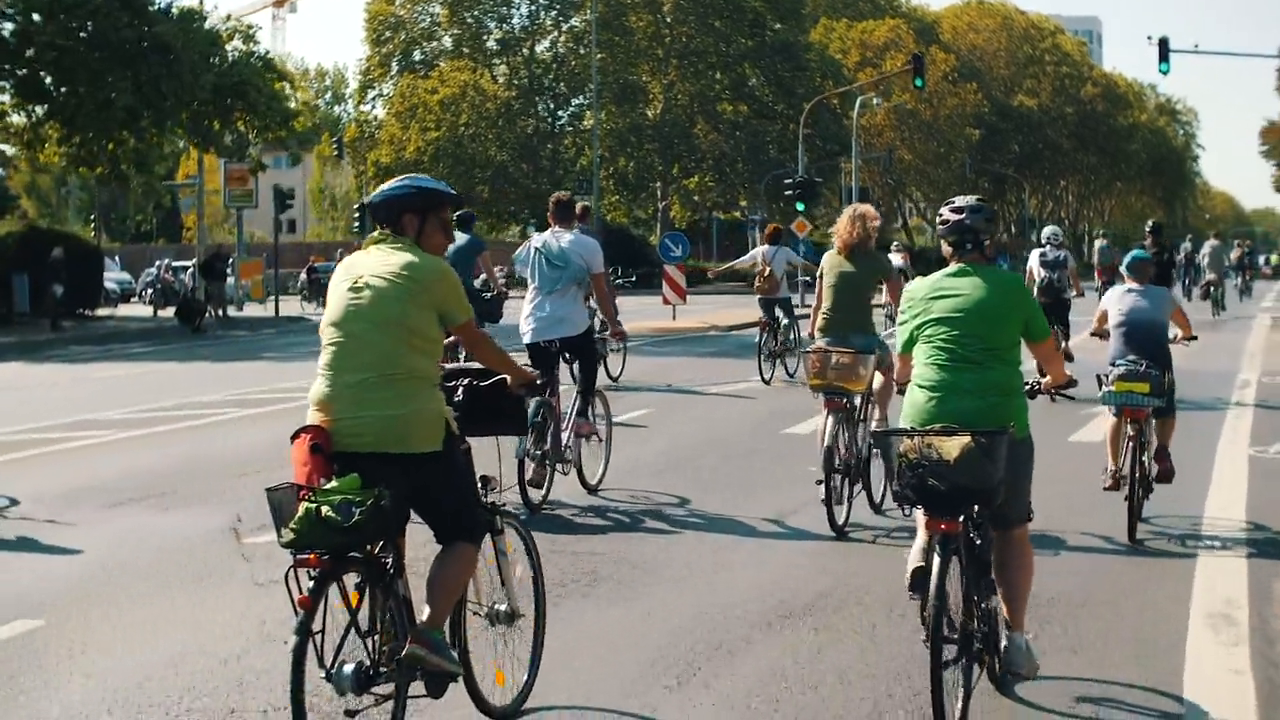
#> input picture frame 45 of OT_ByteTrack + YOLOv8/street2.mp4, 1280 x 720 px
$ python main.py
#> lines starting #> are read from the running program, lines starting #| are printed output that depends on the picture; after the words box and inside, x2 and y2 are one past the last pixel; in counts of white or black regions, pixels touching at a corner belong together
### OT_SIMPLEALGO_OPENCV+ EUCLIDEAN DIST (CENTER)/tracker.py
import math


class EuclideanDistTracker:
    def __init__(self):
        # Store the center positions of the objects
        self.center_points = {}
        # Keep the count of the IDs
        # each time a new object id detected, the count will increase by one
        self.id_count = 0


    def update(self, objects_rect):
        # Objects boxes and ids
        objects_bbs_ids = []

        # Get center point of new object
        for rect in objects_rect:
            x, y, w, h = rect
            cx = (x + x + w) // 2
            cy = (y + y + h) // 2

            # Find out if that object was detected already
            same_object_detected = False
            for id, pt in self.center_points.items():
                dist = math.hypot(cx - pt[0], cy - pt[1])

                if dist < 25:
                    self.center_points[id] = (cx, cy)
                    print(self.center_points)
                    objects_bbs_ids.append([x, y, w, h, id])
                    same_object_detected = True
                    break

            # New object is detected we assign the ID to that object
            if same_object_detected is False:
                self.center_points[self.id_count] = (cx, cy)
                objects_bbs_ids.append([x, y, w, h, self.id_count])
                self.id_count += 1

        # Clean the dictionary by center points to remove IDS not used anymore
        new_center_points = {}
        for obj_bb_id in objects_bbs_ids:
            _, _, _, _, object_id = obj_bb_id
            center = self.center_points[object_id]
            new_center_points[object_id] = center

        # Update dictionary with IDs not used removed
        self.center_points = new_center_points.copy()
        return objects_bbs_ids

### OT_SIMPLEALGO_OPENCV+ EUCLIDEAN DIST (CENTER)/main.py
import cv2
import os
from tracker import *

# Create tracker object
tracker = EuclideanDistTracker()

cap = cv2.VideoCapture("street2.mp4")

# Object detection from Stable camera
object_detector = cv2.createBackgroundSubtractorMOG2(history=100, varThreshold=40)

# Create output directory if it doesn't exist
output_dir = "run"
if not os.path.exists(output_dir):
    os.makedirs(output_dir)

# Define the codec and create VideoWriter object for .mp4 output
fourcc = cv2.VideoWriter_fourcc(*'mp4v')  # Alternatively, try 'X264' if 'mp4v' doesn't work
out = cv2.VideoWriter(os.path.join(output_dir, 'output.mp4'), fourcc, 30.0, (1280, 720))  # Adjust frame size as needed

while True:
    ret, frame = cap.read()
#> frame is the input picture: shape (720, 1280, 3); mean B, G, R 101.7, 112.8, 110.6
    if not ret:
        print("Failed to grab frame")
        break

    height, width, _ = frame.shape
#> height = 720; width = 1280

    # Extract Region of interest
    roi = frame[0:720, 0:1280]

    # 1. Object Detection
    mask = object_detector.apply(roi)
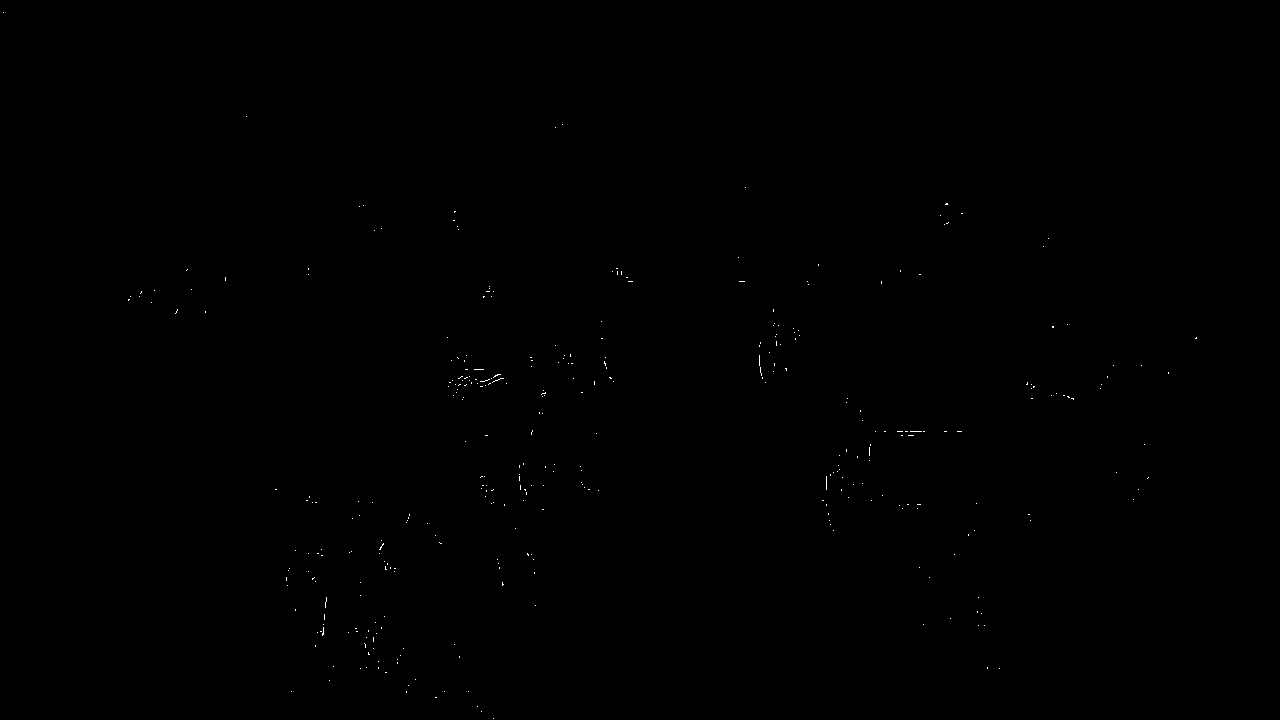
#> mask: shape (720, 1280); values 127 (black) and 255 (white), 0.08% white in thin lines or dots
    _, mask = cv2.threshold(mask, 254, 255, cv2.THRESH_BINARY)
#> mask: shape (720, 1280); 0.08% white in thin lines or dots
    contours, _ = cv2.findContours(mask, cv2.RETR_TREE, cv2.CHAIN_APPROX_SIMPLE)
#> contours = 352 contours, all with area under 20
    detections = []
    for cnt in contours:
        # Calculate area and remove small elements
        area = cv2.contourArea(cnt)
        if area > 100:
            x, y, w, h = cv2.boundingRect(cnt)
            detections.append([x, y, w, h])
#> this loop made 352 passes
#> (cnt, area) on passes 1 to 3: ([[493, 718]], 0), ([[481, 711]], 0), ([[477, 706]], 0)
#> after the loop, detections = []

    # 2. Object Tracking
    boxes_ids = tracker.update(detections)
#> after the loop in update, `for rect in objects_rect:`: self.center_points = 0 items; self.id_count = 0
#> after the loop in update, `for obj_bb_id in objects_bbs_ids:`: new_center_points = 0 items
#> boxes_ids = []
    for box_id in boxes_ids:
        x, y, w, h, id = box_id
        cv2.putText(roi, str(id), (x, y - 15), cv2.FONT_HERSHEY_PLAIN, 2, (255, 0, 0), 2)
        cv2.rectangle(roi, (x, y), (x + w, y + h), (0, 255, 0), 3)
#> this loop made 0 passes

    # Write the frame into the file 'output.mp4'
    out.write(roi)

    cv2.imshow("roi", roi)
    cv2.imshow("Frame", frame)
    cv2.imshow("Mask", mask)

    key = cv2.waitKey(30)
#> (key Esc is pressed here)
    if key == 27:
        break

cap.release()
out.release()
cv2.destroyAllWindows()

$ run again, starting later in the video
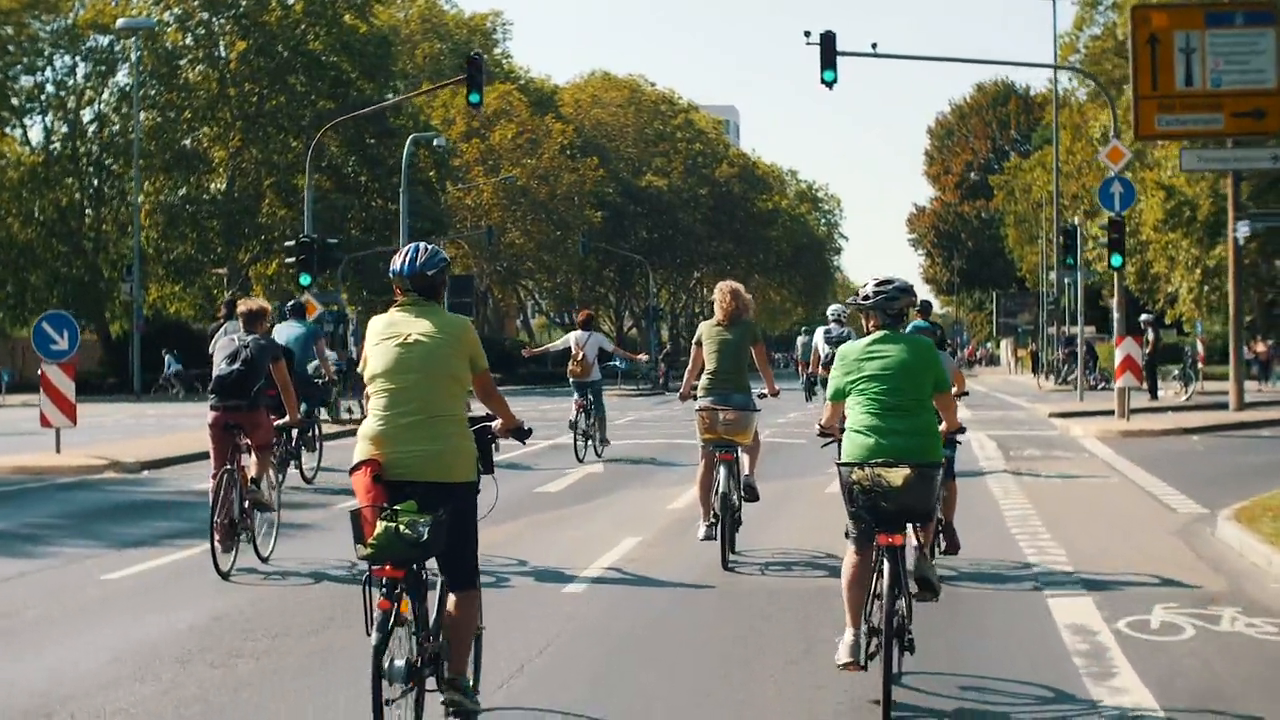
#> input picture frame 206 of OT_ByteTrack + YOLOv8/street2.mp4, 1280 x 720 px
#> frame is the input picture: shape (720, 1280, 3); mean B, G, R 104.3, 117.2, 115.4
#> `mask = object_detector.apply(roi)`:
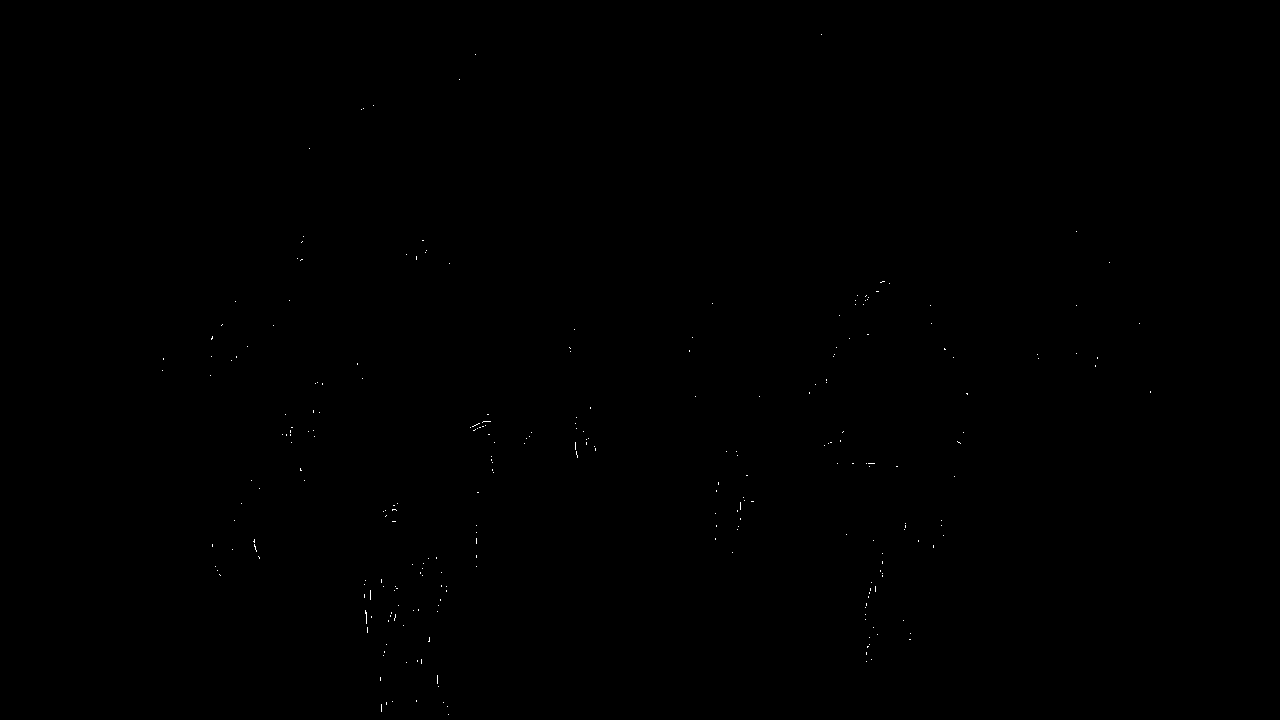
#> mask: shape (720, 1280); values 127 (black) and 255 (white), 0.06% white in thin lines or dots, all inside (x1, y1, x2, y2) = (162, 34, 1151, 715)
#> contours = 267 contours, all with area under 20
#> the loop `for cnt in contours:` made 267 passes
#> (cnt, area) on passes 1 to 3: ([[448, 714]], 0), ([[447, 706]], 0), ([[381, 704], [381, 711]], 0)
#> after the loop `for cnt in contours:`: detections = []
#> after the loop in update, `for rect in objects_rect:`: self.center_points = 0 items; self.id_count = 0
#> after the loop in update, `for obj_bb_id in objects_bbs_ids:`: new_center_points = 0 items
#> boxes_ids = []
